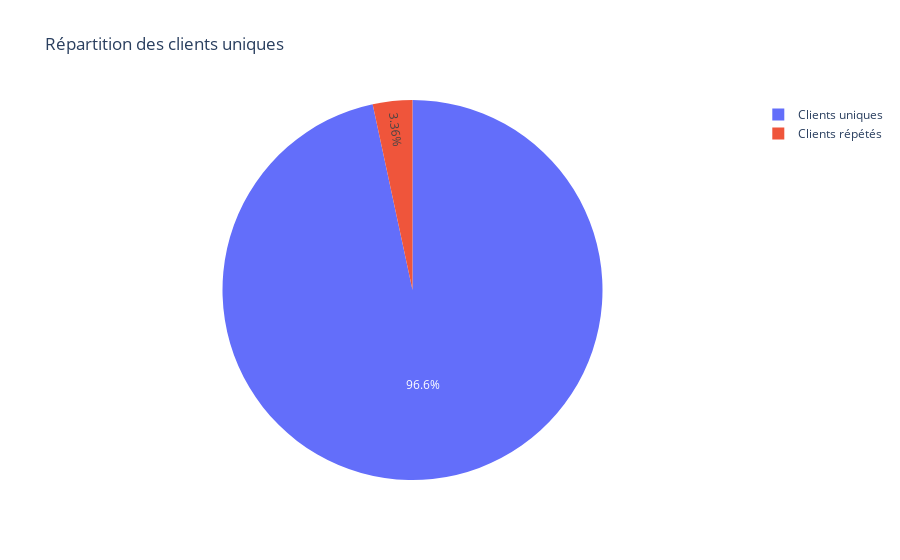

Notebook cell for this chart:
### Code cell
# Compter le nombre de clients uniques
unique_customers = data1["customer_unique_id"].nunique()
repeated_customers = len(data1) - unique_customers

# Créer le diagramme circulaire interactif
labels = ["Clients uniques", "Clients répétés"]
values = [unique_customers, repeated_customers]
fig = px.pie(names=labels, values=values, title="Répartition des clients uniques")
fig.show()

### Figure 1 — Plotly figure (JSON) as saved in the notebook; plotly's stock layout.template omitted (floating-point values rounded to 4 significant figures)
{"data": [{"domain": {"x": [0, 1], "y": [0, 1]}, "hovertemplate": "label=%{label}<br>value=%{value}<extra></extra>", "labels": ["Clients uniques", "Clients répétés"], "legendgroup": "", "name": "", "showlegend": true, "type": "pie", "values": [96096, 3345]}], "layout": {"legend": {"tracegroupgap": 0}, "title": {"text": "Répartition des clients uniques"}}}
